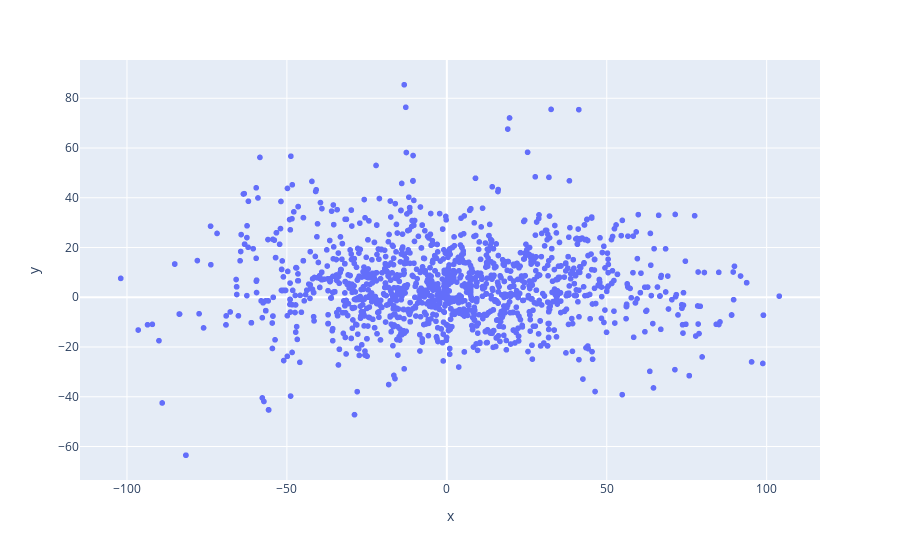

The code cell stored with this chart in its notebook:
### Code cell
# create a 3d scatter plot of the first 3 components using plotly
fig = px.scatter(df_train_2d, x='x', y='y')
fig.show()

### Figure 1 — Plotly figure (JSON) as saved in the notebook; plotly's stock layout.template omitted (floating-point values rounded to 4 significant figures; data arrays with more than 128 entries replaced by an {"elided": "..."} marker saying what was removed)
{"data": [{"hovertemplate": "x=%{x}<br>y=%{y}<extra></extra>", "legendgroup": "", "marker": {"color": "#636efa", "symbol": "circle"}, "mode": "markers", "name": "", "showlegend": false, "type": "scattergl", "x": {"elided": "2000 float values"}, "xaxis": "x", "y": {"elided": "2000 float values"}, "yaxis": "y"}], "layout": {"legend": {"tracegroupgap": 0}, "margin": {"t": 60}, "xaxis": {"anchor": "y", "domain": [0, 1], "title": {"text": "x"}}, "yaxis": {"anchor": "x", "domain": [0, 1], "title": {"text": "y"}}}}
